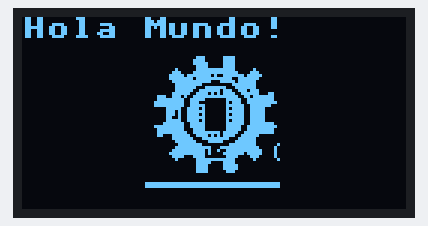
A program run on a simulated MicroPython board. On the bench: 128×64 one-colour display. Library files of the repository ran but are not shown: ssd1306.py. At 0.1 s the program stops and its outputs stay as they are.

Above: at 0.2 s.

The program:

main.py
```python
import framebuf
from logo import ISC_LOGO
from machine import I2C, Pin
from ssd1306 import SSD1306_I2C

WIDTH = 128
HEIGHT = 64


def display_logo(oled, image):
    fb = framebuf.FrameBuffer(image, 45, 45, framebuf.MONO_HLSB)
    oled.blit(fb, (WIDTH - 45) // 2, 12)


def main():
    i2c = I2C(0, scl=Pin(21), sda=Pin(20), freq=200000)
    oled = SSD1306_I2C(WIDTH, HEIGHT, i2c)
    oled.text("Hola Mundo!", 0, 0)
    display_logo(oled, ISC_LOGO)
    oled.show()


if __name__ == "__main__":
    main()
```

Source omitted: logo.py (data table, 1837 bytes)
